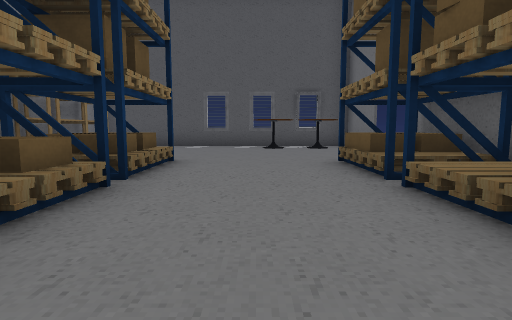
View 1 (above)

24 first-person views from a walk through a Unity game level. The camera is 0.59 m above the floor, tilts 6° down and sees 80° across. The floor is counted in squares, 1 m on a side. Each view is taken from the middle of a square. On the plan, view 1 faces up. The plan holds only what a view shows up to about 9 squares ahead; the rest is blank. The place goes on beyond the plan. The player character is not drawn. Door leaves are left out, so doorways stand open. Some surface patterns are stand-ins.

View 2
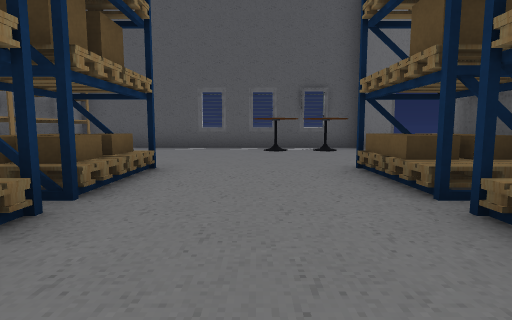

View 3
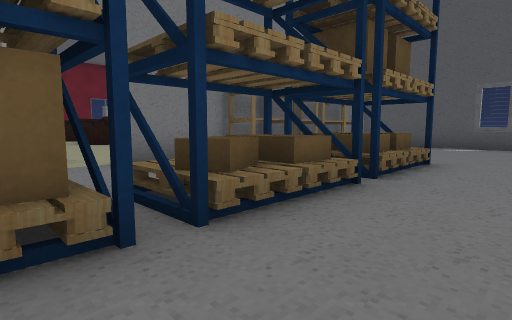

View 4
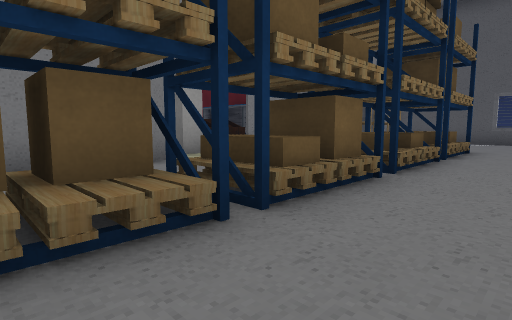

View 5
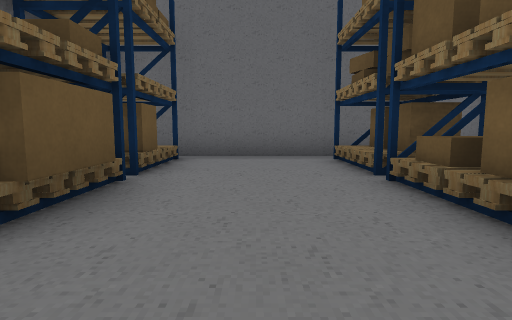

View 6
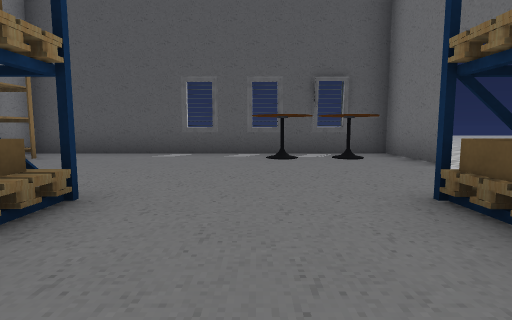

View 7
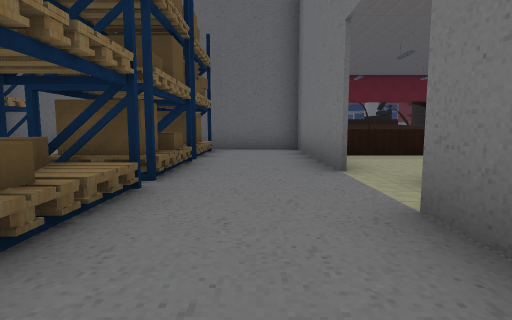

View 8
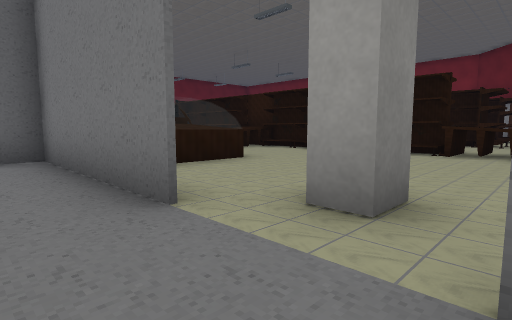

View 9
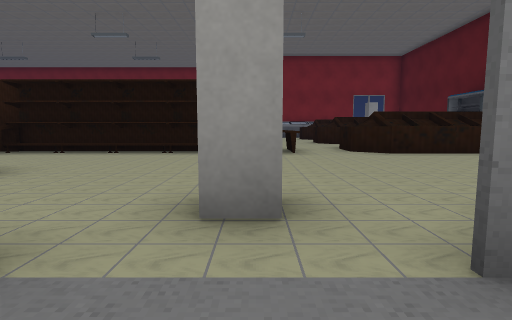

View 10
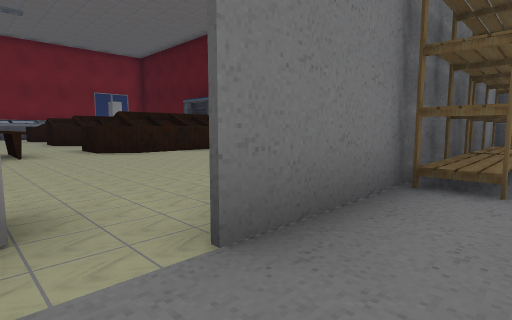

View 11
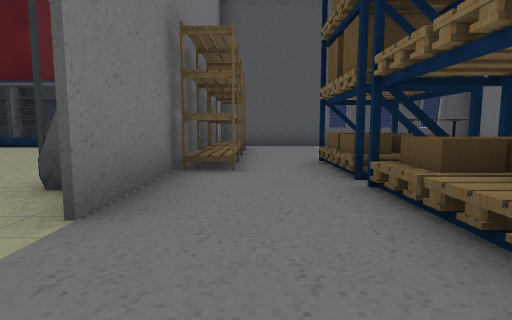

View 12
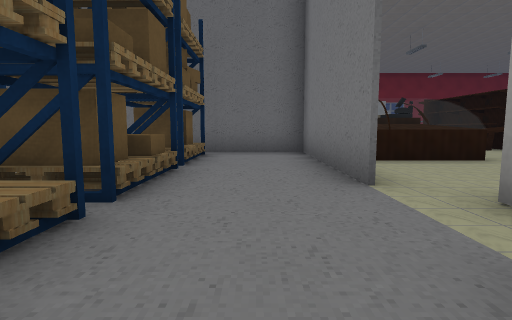

View 13
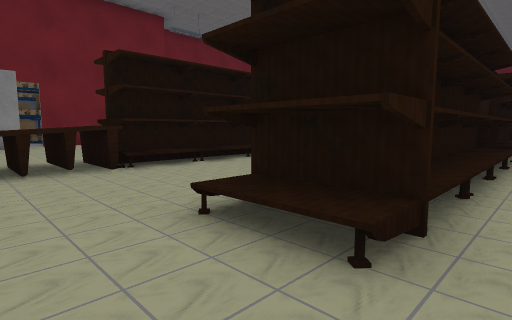

View 14
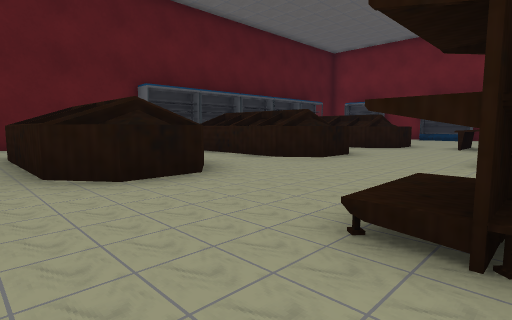

View 15
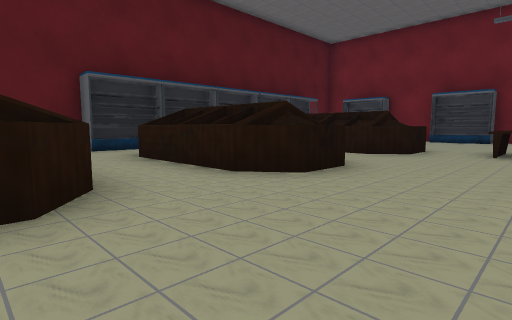

View 16
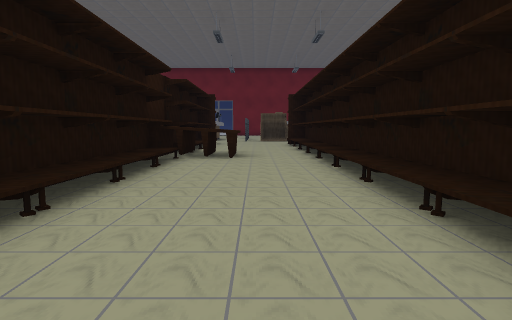

View 17
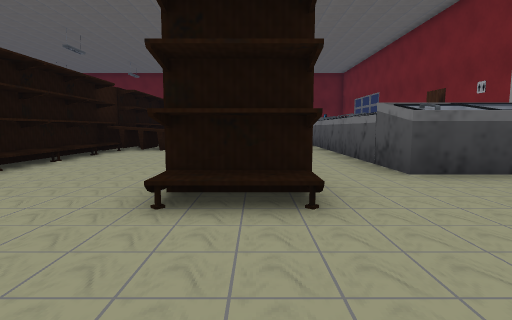

View 18
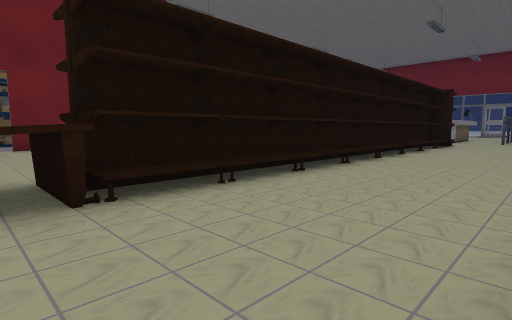

View 19
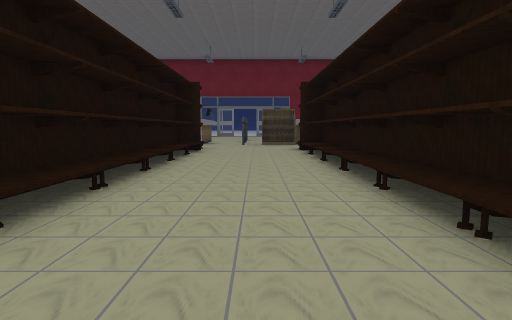

View 20
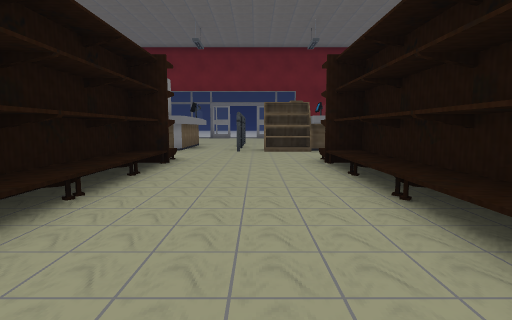

View 21
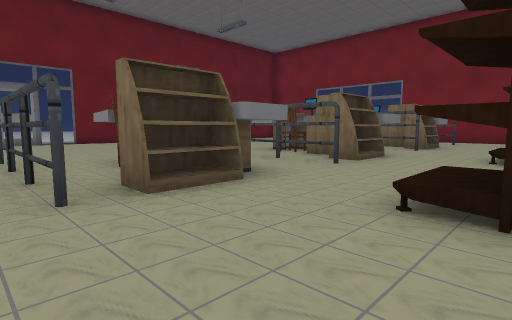

View 22
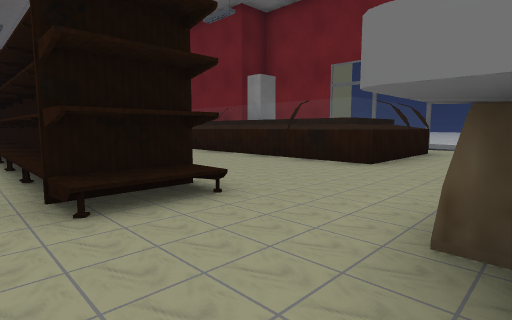

View 23
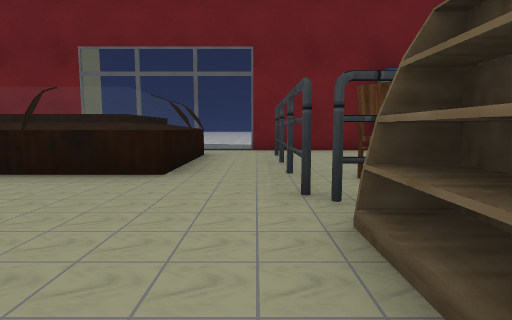

View 24
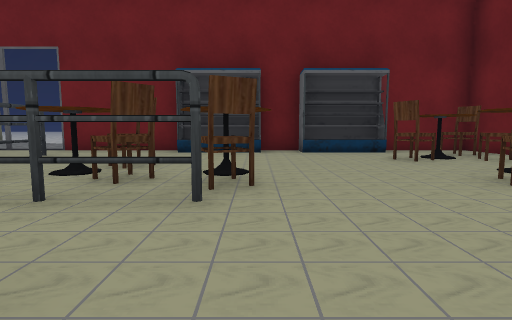

### Floor plan
Key: @ floor where view 1 was taken; # wall or solid block; x gap in a wall; . floor; / step, stairs or slope; D open door; = window, fence, low wall or low ledge; ^ raised ledge; T table; S shelf; P pallet; R railing; C chair; O other object.
Columns run from 22 left of view 1 to 4 right of it. Each row starts with its distance up from view 1.
 10  ######          #########.
  9  .  ..           #....TTT#.
  8  .  ..           S.......DD
  7  ^^ .^^   ^ ..   #.......D
  6  ^^^.^^  ^^^...  S.......D
  5 .^^^.^^  ^^^.... S.#P...P#
  4 .^^^.^^^.^^^.... #.#P...P#
  3 ................##.PP...P#
  2 ..........SS.....D.PP...##
  1 ..........SS....#D.P#...P
  0 ..SS..SS..S......D.PP.@.P
 -1 O.S/..S/..S......#.#P...P
 -2 O. /.. /..S......#.PP...#P
 -3 O.S/..S/..S...====.PP...P
 -4 O.S/..S/..S...=^ #########
 -5 O S/.SS/..SSS    ##
 -6 O S/.SS/..S S =^
 -7    /..S/..S  .=^#
 -8    /..S/..S ..=^
 -9       S/..S ..=^
-10    S  OS..SS..===x=
-11 ..............===.=
-12 .............RRRR.#
-13 #.^##.^##.^##C....#
-14 R  #R.  R.^ RCC...#
-15 R =CR  CR.  RCTC..#
-16 R ^^R  ^R  ^RCT..=#
-17       ... ...CT..##
-18       ...  .......#
-19       ...   .....=#
-20       ...    CT.C##
-21        ..     T.TC#
-22                CCC#
-23                  #

Positions as (right, up) in squares from view 1, and headings:
1: (0, 0), facing up
2: (0, 1), facing up
3: (0, 0), facing up-left
4: (0, -3), facing up-left
5: (0, 2), facing down
6: (0, 3), facing up
7: (-4, 4), facing down
8: (-4, 2), facing down-left
9: (-4, 1), facing left
10: (-4, 1), facing up-left
11: (-4, 0), facing up
12: (-4, 3), facing down
13: (-17, 2), facing down-right
14: (-22, 0), facing up-right
15: (-20, 1), facing up-right
16: (-18, 1), facing down
17: (-20, 3), facing down
18: (-15, 1), facing down-right
19: (-14, -2), facing down
20: (-14, -5), facing down
21: (-13, -10), facing down-left
22: (-13, -13), facing up-right
23: (-12, -12), facing right
24: (-12, -17), facing right
